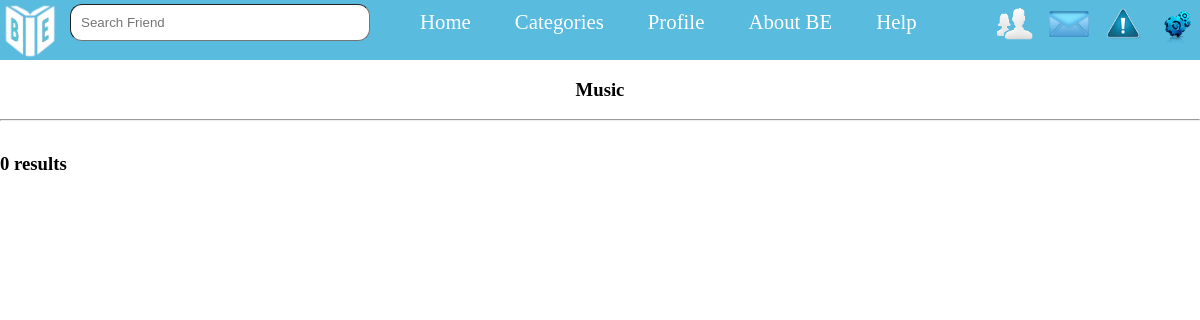
/php/StoryCategoryPage.php?cid=1 (signed in), run on an earlier commit of the app's database.
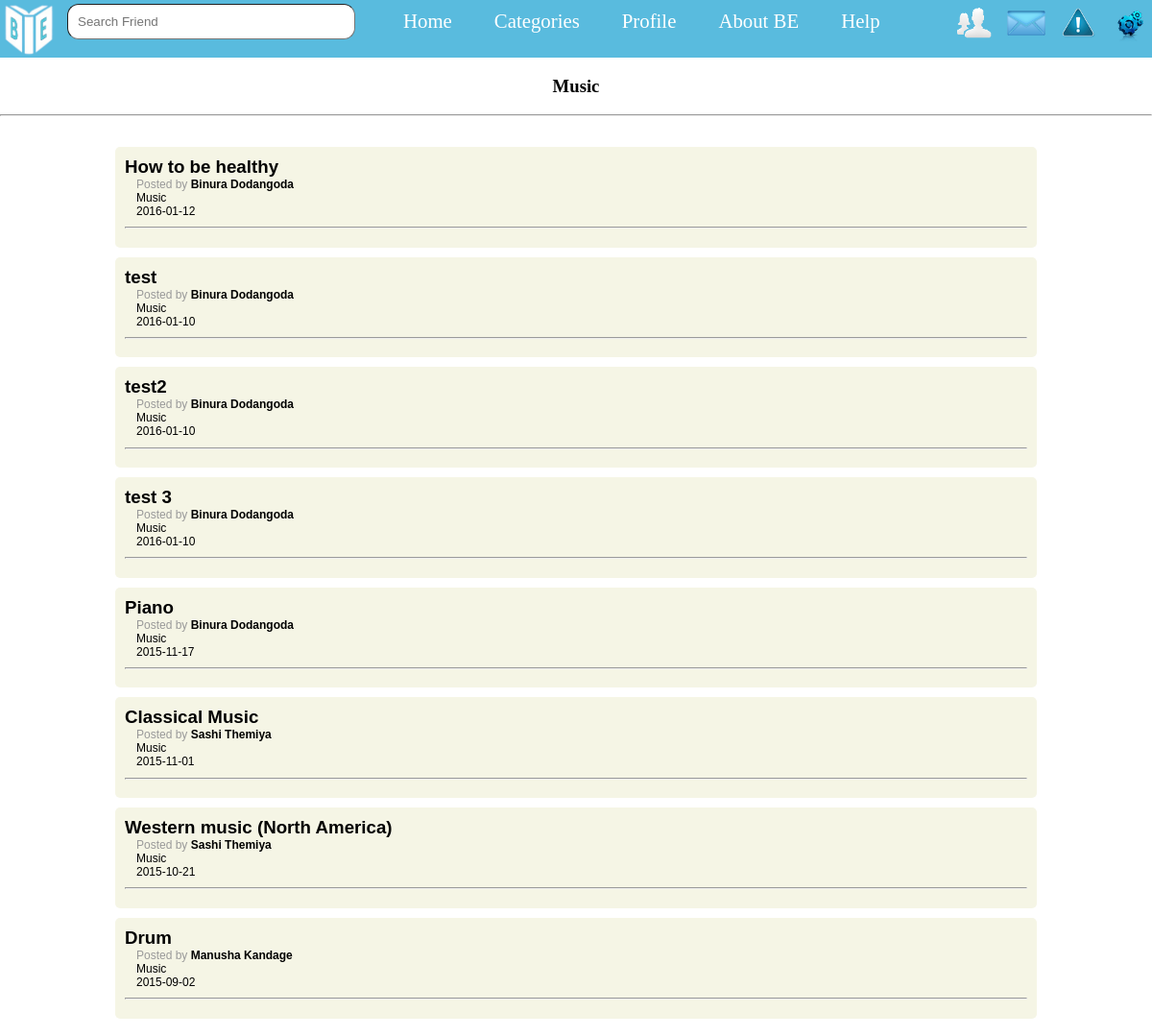
And on a later commit of the database.
### tables this page shows
CREATE TABLE IF NOT EXISTS `story` (
  `Story_ID` int(10) NOT NULL AUTO_INCREMENT,
  `Title` varchar(50) NOT NULL,
  `Body` varchar(2500) NOT NULL,
  `Category_ID` int(2) NOT NULL,
  `Type` varchar(2) NOT NULL,
  `Publish_Date` date NOT NULL,
  `Author_ID` int(6) NOT NULL,
  `Like_Count` int(4) NOT NULL,
  `Dislike_Feed` int(4) NOT NULL,
  `lastUpdate` datetime NOT NULL,
  `view` int(1) NOT NULL DEFAULT '1',
  PRIMARY KEY (`Story_ID`),
  KEY `Author_ID` (`Author_ID`),
  KEY `Category` (`Category_ID`)
);

CREATE TABLE IF NOT EXISTS `registered_user` (
  `Registation_ID` int(6) NOT NULL AUTO_INCREMENT,
  `User_Level` int(1) NOT NULL,
  `First_Name` varchar(25) NOT NULL,
  `Last_Name` varchar(25) NOT NULL,
  `Email_Address` varchar(50) NOT NULL,
  `Password` varchar(100) NOT NULL,
  `Reg.date` date NOT NULL,
  `Profpic` varchar(10) NOT NULL,
  `Gender` varchar(1) NOT NULL,
  `Status` varchar(10) DEFAULT 'None',
  `DOB` date NOT NULL,
  `City` varchar(15) DEFAULT 'None',
  `ip` varchar(15) NOT NULL,
  `lastLogin` datetime NOT NULL,
  `loginStatus` tinyint(1) NOT NULL,
  PRIMARY KEY (`Registation_ID`),
  UNIQUE KEY `Email_Address` (`Email_Address`),
  KEY `Registation_ID` (`Registation_ID`)
);

CREATE TABLE IF NOT EXISTS `category` (
  `Category_ID` int(2) NOT NULL AUTO_INCREMENT,
  `Category_Title` varchar(25) NOT NULL,
  `Admin_ID` int(6) NOT NULL,
  PRIMARY KEY (`Category_ID`),
  KEY `Admin_ID` (`Admin_ID`)
);

### php/StoryCategoryPage.php (the view, shortened to what this page needs)
<?php
if (isset($_SESSION['login']) && isset($_GET["cid"])) {
    $id = $_SESSION['id'];
}else if(isset($_SESSION['login'])){
    header('Location: ../filenotfound.php');
} else {
    header('Location: ../index.html');
    exit();
}
?>
<html>
    <head>
        <link href="../css/catstyle.css" type="text/css" rel="stylesheet">
    </head>
    <body>
        <?php
        $cid = $_GET["cid"];
        include_once("template_top.php");
        $con = mysqli_connect("localhost", "root", "", "bookofexperiences");
        $sql2 = "SELECT Category_Title FROM category WHERE Category_ID='$cid'";
        $query = mysqli_query($con, $sql2);
        $row = mysqli_fetch_assoc($query);
        $scategory = $row['Category_Title'];
        echo("<h3 style='text-align: center'>" . $scategory . "<h3/>");
        echo("<hr><br>");
        $sql = "SELECT Story_ID, Category_ID FROM story JOIN registered_user ON story.Author_ID = registered_user.Registation_ID WHERE Category_ID='$cid' and (Type != 'pr' or Author_ID = '$id') and view = 1 and User_Level = 1 ORDER BY Publish_Date DESC";
        $result = $con->query($sql);
        if ($result->num_rows > 0) {
            $i = 1;
            while ($row = $result->fetch_assoc()) {
                $storyID = $row["Story_ID"];
                $catID = $row["Category_ID"];
                $sqlFindCat = "SELECT Category_Title FROM category WHERE Category_ID = $catID";
                $queryFindCat = mysqli_query($con, $sqlFindCat);
                $resFindCat = mysqli_fetch_assoc($queryFindCat);
                $storyDetails = "SELECT * FROM registered_user INNER JOIN story ON registered_user.Registation_ID=story.Author_ID WHERE Story_ID=" . $storyID . ";";
                $sqlstoryDetails = mysqli_query($con, $storyDetails);
                $runStory = mysqli_fetch_assoc($sqlstoryDetails);
                $authorID = $runStory["Registation_ID"];
                $author = $runStory['First_Name'] . ' ' . $runStory['Last_Name'];
                $title = $runStory['Title'];
                $publishDate = $runStory['Publish_Date'];
                $catName = $resFindCat["Category_Title"];
                echo "<main id='acc'>
                <section id='item." . $i . "'>
                <a href='#item." . $i . "' style='font-family:Verdana, Geneva, sans-serif' onclick =viewStory($storyID) >" . $title . "</a>
                <div id='postDet'>Posted by <b><a href='friendProfile.php?u=$authorID'>" . $author . "</a></b><br><a href='StoryCategoryPage.php?cid=$catID'>".$catName."</a><br><a>".$publishDate."</a></br></div>
                    <hr/>
                </section>
                </main>";
                $i++;
            }
        } else {
            echo "0 results";
        }
        ?>
    </body>
</html>

What changed in the data, as far as the page shows it:
added story: Title "How to be healthy", Author_ID.Last_Name "Binura Dodangoda", Category_ID.Category_Title "Music", Publish_Date "2016-01-12"
added story: Title "test", Author_ID.Last_Name "Binura Dodangoda", Category_ID.Category_Title "Music", Publish_Date "2016-01-10"
added story: Title "test2", Author_ID.Last_Name "Binura Dodangoda", Category_ID.Category_Title "Music", Publish_Date "2016-01-10"
added story: Title "test 3", Author_ID.Last_Name "Binura Dodangoda", Category_ID.Category_Title "Music", Publish_Date "2016-01-10"
now on this page (row edited): story: Title "Piano", Author_ID.Last_Name "Binura Dodangoda", Category_ID.Category_Title "Music", Publish_Date "2015-11-17"
now on this page (row edited): story: Title "Classical Music", Author_ID.Last_Name "Sashi Themiya", Category_ID.Category_Title "Music", Publish_Date "2015-11-01"
now on this page (row edited): story: Title "Western music (North America)", Author_ID.Last_Name "Sashi Themiya", Category_ID.Category_Title "Music", Publish_Date "2015-10-21"
now on this page (row edited): story: Title "Drum", Author_ID.Last_Name "Manusha Kandage", Category_ID.Category_Title "Music", Publish_Date "2015-09-02"
Also different on the page:
text no longer shown: "0 results"
